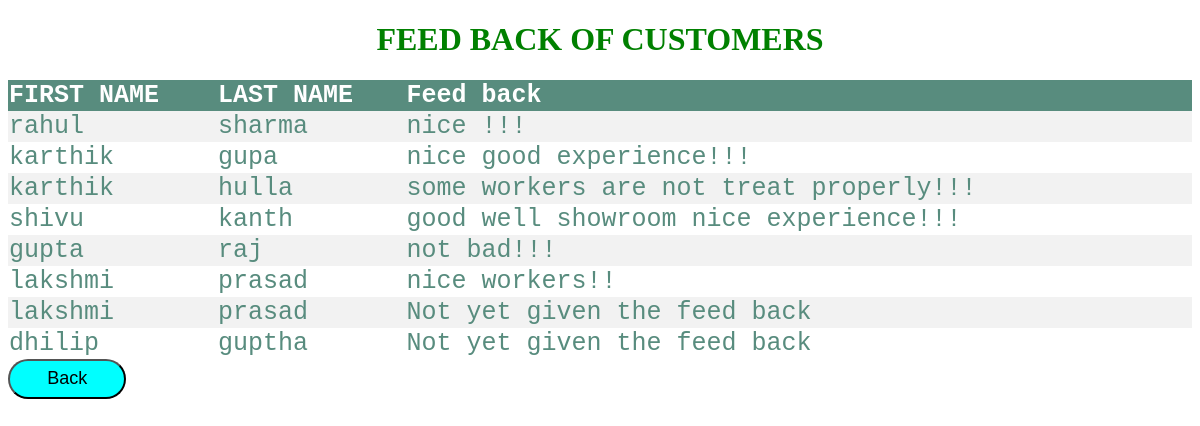
/cfeedback.php, run on the app's committed database.
### tables this page shows
CREATE TABLE `customer` (
  `c_id` int(20) NOT NULL,
  `fname` varchar(220) NOT NULL,
  `lname` varchar(20) NOT NULL,
  `addr` varchar(40) NOT NULL,
  `cid` varchar(20) NOT NULL,
  `email` varchar(40) NOT NULL,
  `feedback` text DEFAULT NULL,
  `cost` int(11) DEFAULT NULL,
  `dob` date DEFAULT NULL
);

### cfeedback.php (the view, shortened to what this page needs)
   <!DOCTYPE html>
   <html>
   <head>
   </head>
   <body>
<h1 style="color: 'green';postion: 'center';">FEED BACK OF CUSTOMERS</h1>
   <table>
   <tr>
<th>FIRST NAME</th>
<th>LAST NAME</th>
   <th>Feed back</th>
</tr>
   <?php
   $conn = mysqli_connect("localhost", "root", "", "car");
   $sql = "SELECT * FROM customer";
   $result = $conn->query($sql);
   if ($result->num_rows > 0) {
   while($row = $result->fetch_assoc()) {
   echo "<tr><td>". $row["fname"] . "</td><td>". $row["lname"] . "</td><td>".$row["feedback"] . "</td></tr>";
   }
   echo "</table>";
   } else { echo "0 results"; }
   ?>
<a href="custmerview.php"><button name="back" style="width:10%;color=aqua;position: 'relative'; top:50%;bored-size:40px;border-radius:10pxborder: none;
   outline: none;
   height: 40px;
   background: aqua;
   color: back;
justify-content: center;
left:50%;
   font-size: 18px;
   border-radius: 20px;">Back</button></a>
   </body>
   </html>

### cfeedback.php (style rules this page uses)
table { border-collapse: collapse; width: 100%; color: #588c7e; font-family: monospace; font-size: 25px; text-align: left; }
th { background-color: #588c7e; color: white; }
tr:nth-child(even) { background-color: #f2f2f2 }
h1 { color: green; background-position: center; position: center; text-align: center; }

### data on the page
customer: fname "rahul", lname "sharma", feedback "nice !!!"
customer: fname "karthik", lname "gupa", feedback "nice good experience!!!"
customer: fname "karthik", lname "hulla", feedback "some workers are not treat properly!!!"
customer: fname "shivu", lname "kanth", feedback "good well showroom nice experience!!!"
customer: fname "gupta", lname "raj", feedback "not bad!!!"
customer: fname "lakshmi", lname "prasad", feedback "nice workers!!"
customer: fname "lakshmi", lname "prasad", feedback "Not yet given the feed back"
customer: fname "dhilip", lname "guptha", feedback "Not yet given the feed back"
